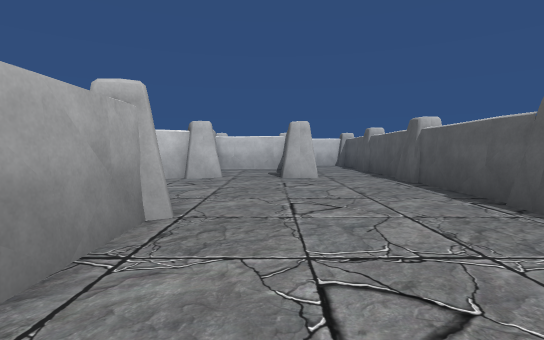
[1] (above)

21 first-person views from a walk through a 3-D level made in the Unity game engine. The camera is 1.5 m above the floor, tilts 4° down and sees 85° across. The floor is counted in squares, 2 m on a side. Each view is taken from the middle of a square. On the plan, view 1 faces up. The plan holds only what a view shows up to about 10 squares ahead; the rest is blank. The player character is not drawn. Some animated figures are not drawn. Some surface patterns are stand-ins.

[2]
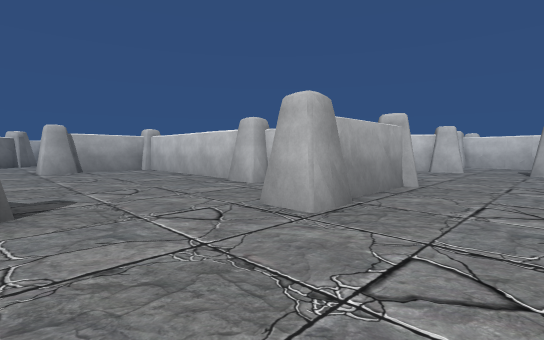

[3]
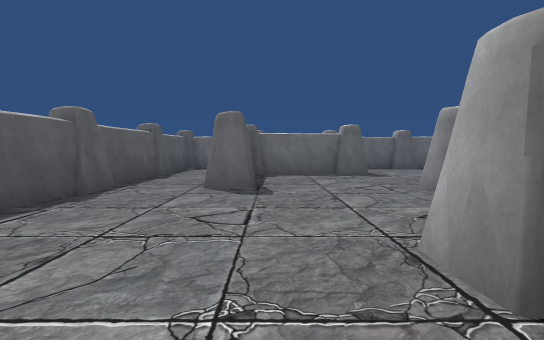

[4]
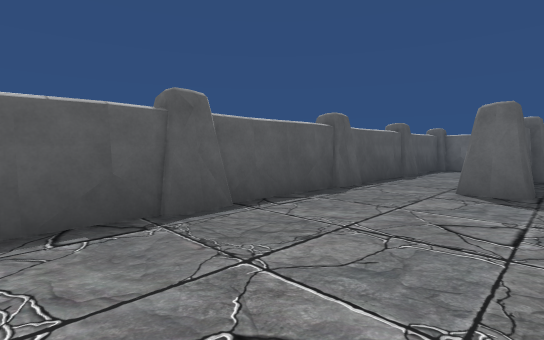

[5]
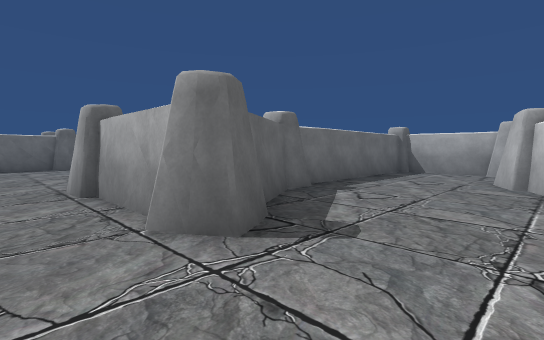

[6]
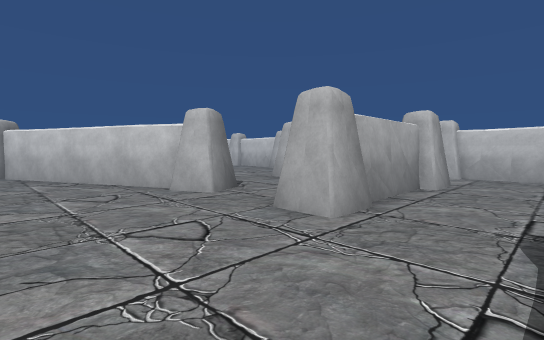

[7]
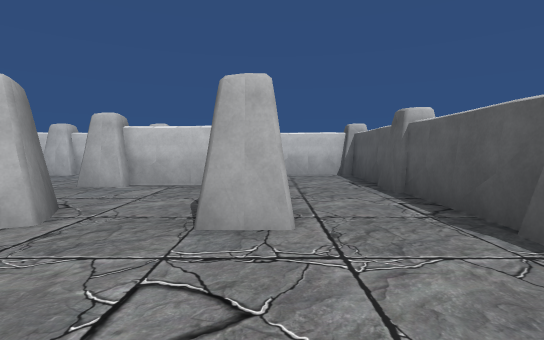

[8]
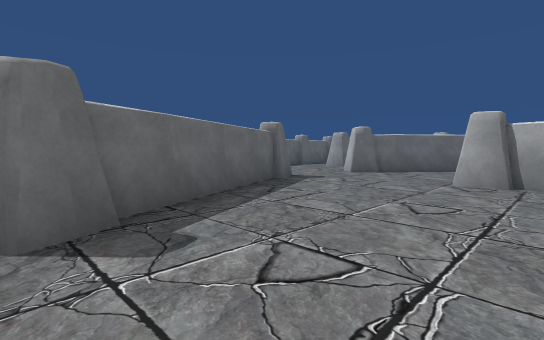

[9]
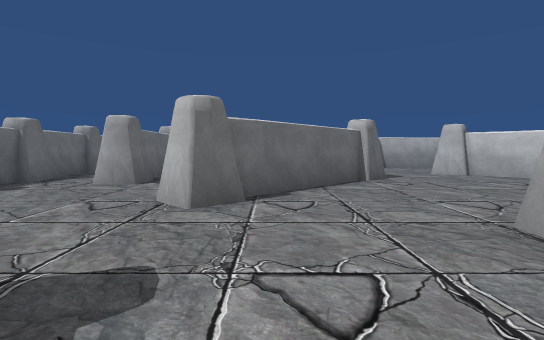

[10]
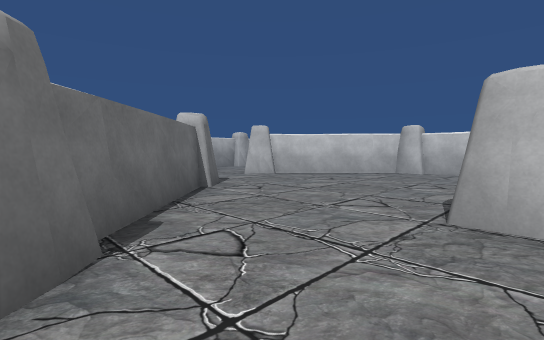

[11]
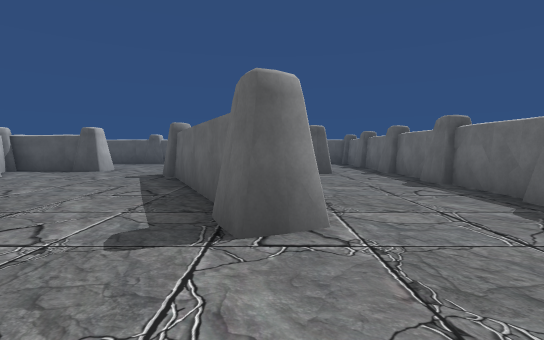

[12]
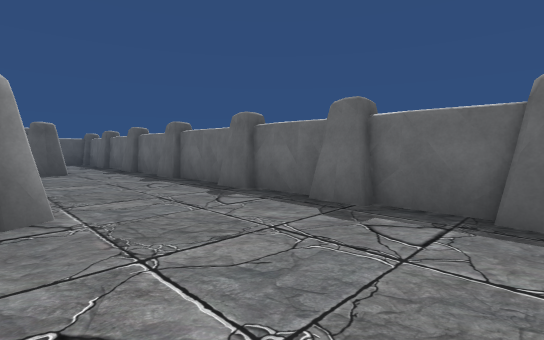

[13]
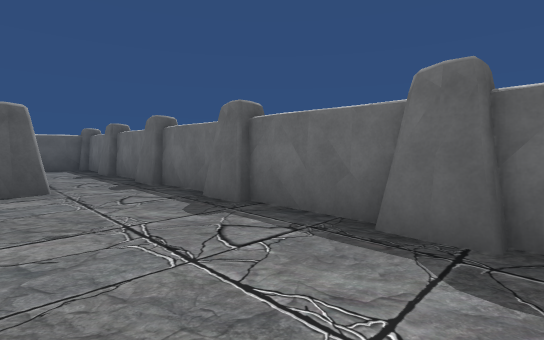

[14]
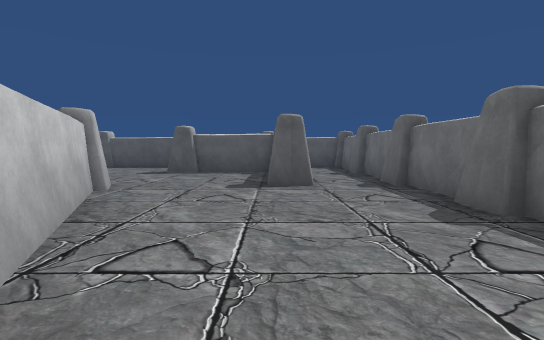

[15]
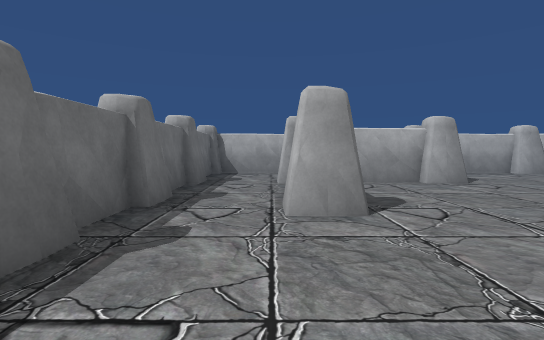

[16]
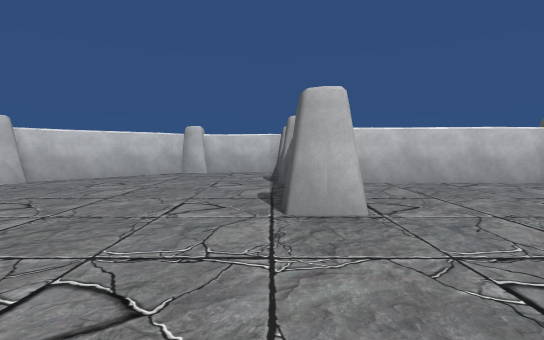

[17]
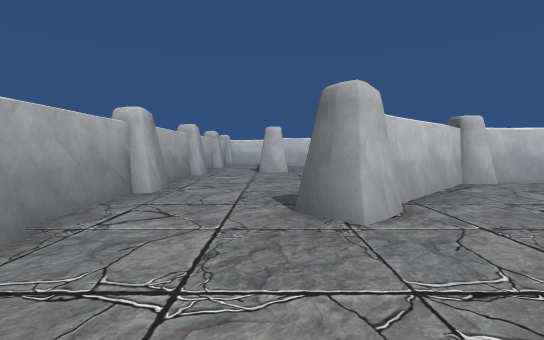

[18]
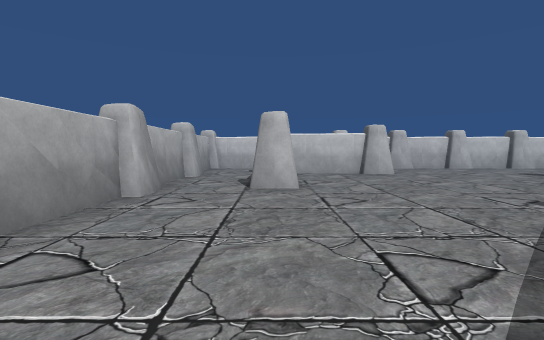

[19]
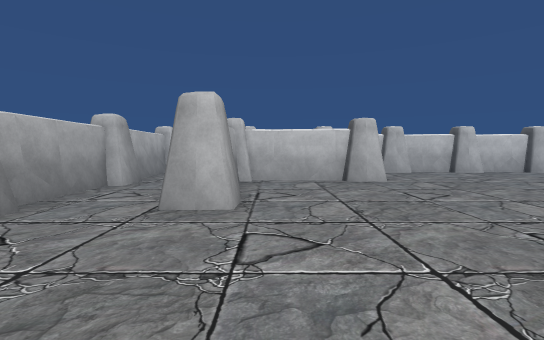

[20]
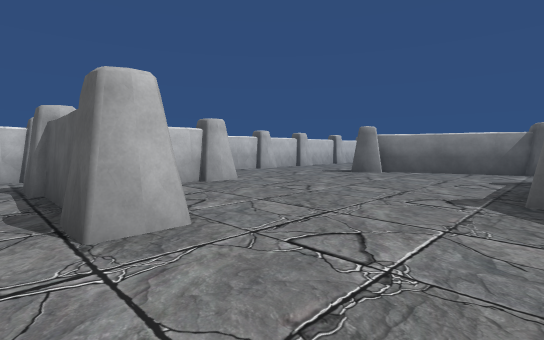

[21]
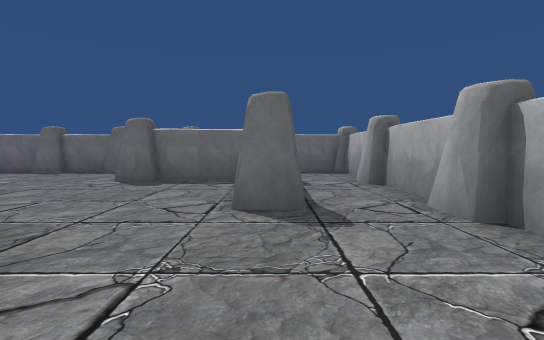

### Floor plan
Key: @ floor where view 1 was taken; # wall or solid block; . floor.
Columns run from 21 left of view 1 to 4 right of it. Each row starts with its distance up from view 1.
 14 ####    #########     ####
 13 #...    .....   ..    ...#
 12 #..####.....     ..####..#
 11 #..#..#.....     ..#..#..#
 10 #..#.......##    .....#..#
  9 #..#........#      ...#..#
  8 #..#........##   ###..#..#
  7 #............# ###.......#
  6 #............###.........#
  5 #......#####.#...........#
  4 #.....##..#..............#
  3 #....##...#......###.....#
  2 #...##....########.#.....#
  1 #...#.....#........#.....#
  0 #......... #.......#.@...#
 -1 #..........#.............#
 -2 #....##..................#
 -3 #.....##.........##......#
 -4 #..#...##......###....#..#
 -5 #..#....##...###......#..#
 -6 #..#........##........#..#
 -7 #..####............####..#
 -8 #........................#
 -9 #........................#
-10 ########################

Where each view was taken, in squares from view 1:
view 1: 0 up, 0 right, facing up
view 2: 3 down, 1 right, facing up-left
view 3: 2 up, 0 right, facing down
view 4: 2 up, 0 right, facing down-right
view 5: 6 up, 0 right, facing down-left
view 6: 5 up, 3 right, facing up-left
view 7: 5 up, 1 right, facing up
view 8: 0 up, 3 left, facing down-left
view 9: 4 down, 8 left, facing left
view 10: 5 down, 10 left, facing up-left
view 11: 6 down, 12 left, facing right
view 12: 6 down, 13 left, facing down-right
view 13: 7 down, 9 left, facing down-right
view 14: 7 down, 9 left, facing right
view 15: 8 down, 11 left, facing left
view 16: 5 down, 11 left, facing up
view 17: 2 down, 18 left, facing up
view 18: 2 up, 18 left, facing up
view 19: 4 up, 17 left, facing up
view 20: 5 up, 19 left, facing up-right
view 21: 0 up, 18 left, facing down
